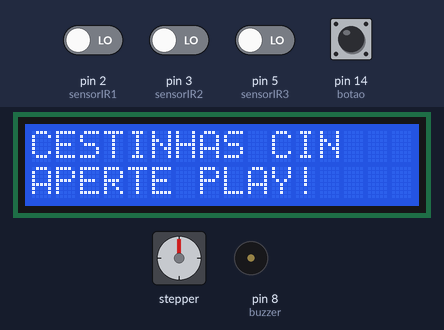
Bench run of a sketch on a simulated Arduino Uno, built with avr-gcc and run on an emulated ATmega328P. Parts: stepper motor, 16×2 character LCD, buzzer (waves = sounding, pin HIGH). Wiring (inferred from the names in the program): stepper motor (2048 steps per turn assumed): coils pin 4, pin 6, pin 9, pin 10. The inputs (shaded band) are chosen by the test bench; at power-on: pin 14 (botao) HIGH, pin 2 (sensorIR1), pin 3 (sensorIR2), pin 5 (sensorIR3) LOW. What the sketch prints to the serial monitor is not drawn.

Above: at 1.2 s.
1.3 s: pin 14 (botao) pulled LOW for 0.15 s
At 3.2 s:
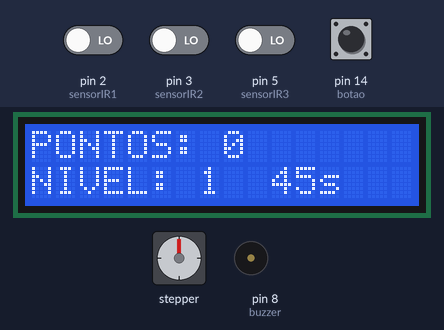
At 50.1 s:
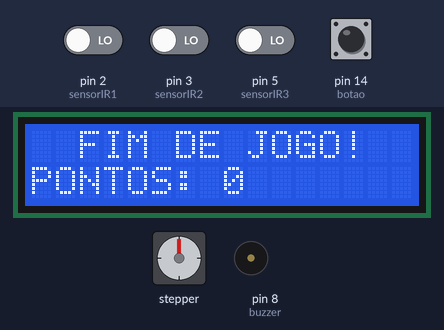
Timing chart, 0 to 50.8 s (numbered marks = the images above; inputs shaded):
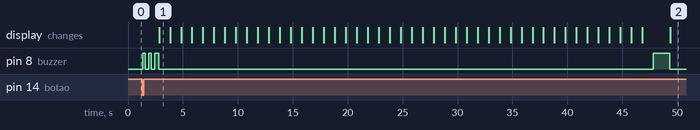

The sketch:

controle_cesta_contagem_pontos.ino
```cpp
#include <Wire.h>
#include <LiquidCrystal_I2C.h>
#include <EEPROM.h>

// DISPLAY LCD
LiquidCrystal_I2C lcd(0x27, 16, 2);


// ---------------- SENSOR E BUZZER ----------------
const int sensorIR1 = 2;
const int sensorIR2 = 3;
const int sensorIR3 = 5;
const int buzzer = 8;

const int botao = 14; // A0 no Arduino Uno


// ---------------- MOTOR DE PASSO ----------------
// Entradas da placa ULN2003

const int motorIN1 = 4;
const int motorIN2 = 6;
const int motorIN3 = 9;
const int motorIN4 = 10;


// Sequencia de meio passo do motor 28BYJ-48
const int sequencia[8][4] = {
  {1, 0, 0, 0},
  {1, 1, 0, 0},
  {0, 1, 0, 0},
  {0, 1, 1, 0},
  {0, 0, 1, 0},
  {0, 0, 1, 1},
  {0, 0, 0, 1},
  {1, 0, 0, 1}
};


// Aproximadamente 4096 meios passos por volta
const int passosPorVolta = 4096;

// Limites angulares
const int limiteNivel2 = 341;
const int limiteNivel3 = 512;

int indicePasso = 0;

long posicaoMotor = 0;
long alvoMotor = 0;

int sentidoMotor = 1;

unsigned long ultimoPasso = 0;
const unsigned long intervaloPasso = 3;


// ---------------- VARIAVEIS DO JOGO ----------------

int pontos = 0;
int nivel = 1;

int estadoBotaoAnterior = HIGH;
int ultimaLeituraBotao = HIGH;

unsigned long ultimoTempoDebounce = 0;
const unsigned long tempoDebounce = 50;

unsigned long tempoInicio = 0;
unsigned long ultimoSegundo = 0;

bool jogoAtivo = false;
bool jogoFinalizado = false;
bool telaHighScore = false;

bool podeContarPonto = true;


// ---------------- RECORDES ----------------

const int enderecoRecorde = 0;

int recorde = 0;


// ---------------- SOM DO JOGO ----------------

void bip(int duracao) {
  digitalWrite(buzzer, HIGH);
  delay(duracao);
  digitalWrite(buzzer, LOW);
}

void somInicioJogo() {
  bip(200);
  delay(350);

  bip(200);
  delay(350);

  bip(350);
}

void somPonto() {
  bip(100);
}

void somSubidaNivel() {
  bip(180);
  delay(150);
  bip(180);
}

void somFimJogo() {
  bip(1500);
}


// ---------------- CONTROLE DO MOTOR ----------------

// Aplica uma determinada etapa da sequencia
void aplicarPasso(int indice) {

  digitalWrite(motorIN1, sequencia[indice][0]);
  digitalWrite(motorIN2, sequencia[indice][1]);
  digitalWrite(motorIN3, sequencia[indice][2]);
  digitalWrite(motorIN4, sequencia[indice][3]);
}


// Desliga as quatro bobinas
void desligarMotor() {

  digitalWrite(motorIN1, LOW);
  digitalWrite(motorIN2, LOW);
  digitalWrite(motorIN3, LOW);
  digitalWrite(motorIN4, LOW);
}


// Define o limite angular de acordo com o nivel
void atualizarAlvoMotor() {

  if (nivel == 1) {
    alvoMotor = 0;
  }

  else if (nivel == 2) {

    if (sentidoMotor == 1) {
      alvoMotor = limiteNivel2;
    }
    else {
      alvoMotor = -limiteNivel2;
    }
  }

  else if (nivel == 3) {

    if (sentidoMotor == 1) {
      alvoMotor = limiteNivel3;
    }
    else {
      alvoMotor = -limiteNivel3;
    }
  }
}


// Controla o movimento lateral da cesta
void controlarMotor() {

  // No nivel 1, a cesta permanece centralizada
  if (nivel == 1) {

    alvoMotor = 0;

    if (posicaoMotor == 0) {
      desligarMotor();
      return;
    }
  }

  else {

    // Quando chega ao limite, inverte o sentido
    if (posicaoMotor == alvoMotor) {

      sentidoMotor = -sentidoMotor;

      atualizarAlvoMotor();
    }
  }


  // Verifica se chegou o momento de executar outro passo
  if (millis() - ultimoPasso >= intervaloPasso) {

    ultimoPasso = millis();

    // Movimento para a direita
    if (posicaoMotor < alvoMotor) {

      indicePasso++;

      if (indicePasso > 7) {
        indicePasso = 0;
      }

      posicaoMotor++;
    }

    // Movimento para a esquerda
    else if (posicaoMotor > alvoMotor) {

      indicePasso--;

      if (indicePasso < 0) {
        indicePasso = 7;
      }

      posicaoMotor--;
    }

    else {
      return;
    }

    aplicarPasso(indicePasso);
  }
}


// ---------------- DISPLAY LCD ----------------

// Inicializacao do display
void iniciarDisplay() {

  Wire.begin();

  lcd.init();
  lcd.backlight();

  telaInicial();
}


// Tela inicial
void telaInicial() {

  lcd.clear();

  lcd.setCursor(0, 0);
  lcd.print("CESTINHAS CIN");

  lcd.setCursor(0, 1);
  lcd.print("APERTE PLAY!");
}


// Atualizacao durante o jogo
void atualizarDisplay() {

  unsigned long tempoAtual = millis();

  int tempoRestante =
    45 - ((tempoAtual - tempoInicio) / 1000);

  lcd.clear();

  lcd.setCursor(0, 0);
  lcd.print("PONTOS: ");
  lcd.print(pontos);

  lcd.setCursor(0, 1);
  lcd.print("NIVEL: ");
  lcd.print(nivel);

  lcd.setCursor(10, 1);
  lcd.print(tempoRestante);
  lcd.print("s");
}


// Mostrar mudanca de nivel
void mostrarNovoNivel() {

  lcd.clear();

  lcd.setCursor(2, 0);
  lcd.print("NOVO NIVEL!");

  lcd.setCursor(3, 1);
  lcd.print("NIVEL ");
  lcd.print(nivel);

  delay(1000);

  atualizarDisplay();
}


// Tela final
void finalizarDisplay() {

  lcd.clear();

  lcd.setCursor(2, 0);
  lcd.print("FIM DE JOGO!");

  lcd.setCursor(0, 1);
  lcd.print("PONTOS: ");
  lcd.print(pontos);
}


// Tela de High Score
void mostrarHighScore() {

  lcd.clear();

  lcd.setCursor(0, 0);
  lcd.print("HIGH SCORE: ");
  lcd.print(recorde);

  lcd.setCursor(0, 1);
  lcd.print("JOGAR NOVAMENTE?");
}


// ---------------- INICIO DO JOGO -----------------

void iniciarJogo() {

  jogoFinalizado = false;
  telaHighScore = false;

  Serial.println("Preparando partida...");

  somInicioJogo();

  pontos = 0;
  nivel = 1;

  podeContarPonto =
    digitalRead(sensorIR1) == HIGH &&
    digitalRead(sensorIR2) == HIGH &&
    digitalRead(sensorIR3) == HIGH;

  tempoInicio = millis();
  ultimoSegundo = 0;

  sentidoMotor = 1;
  atualizarAlvoMotor();

  jogoAtivo = true;

  Serial.println("JOGO INICIADO!");
  Serial.println("Tempo: 45 segundos");

  atualizarDisplay();
}


// ---------------- FIM DO JOGO ----------------

void finalizarJogo() {

  jogoAtivo = false;
  jogoFinalizado = true;

  desligarMotor();

  // VERIFICAR E SALVAR NOVO RECORDE
  if (pontos > recorde) {

    recorde = pontos;

    EEPROM.put(enderecoRecorde, recorde);
  }

  somFimJogo();

  Serial.println();
  Serial.println("===== FIM DE JOGO =====");
  Serial.print("Pontuacao final: ");
  Serial.println(pontos);
  Serial.print("Recorde: ");
  Serial.println(recorde);
  Serial.println("=======================");

  finalizarDisplay();
}


// ---------------- CONFIGURACAO INICIAL ----------------

void setup() {

  Serial.begin(9600);

  pinMode(sensorIR1, INPUT);
  pinMode(sensorIR2, INPUT);
  pinMode(sensorIR3, INPUT);

  pinMode(buzzer, OUTPUT);
  pinMode(botao, INPUT_PULLUP);

  pinMode(motorIN1, OUTPUT);
  pinMode(motorIN2, OUTPUT);
  pinMode(motorIN3, OUTPUT);
  pinMode(motorIN4, OUTPUT);

  digitalWrite(buzzer, LOW);

  // CARREGAR RECORDE DA EEPROM
  EEPROM.get(enderecoRecorde, recorde);

  if (recorde < 0) {
    recorde = 0;
  }

  desligarMotor();

  iniciarDisplay();
}


// ---------------- LOOP PRINCIPAL ----------------

void loop() {

  // LEITURA DO BOTAO PLAY
  int leituraBotao = digitalRead(botao);

  // DEBOUNCE
  if (leituraBotao != ultimaLeituraBotao) {
    ultimoTempoDebounce = millis();
  }

  if (millis() - ultimoTempoDebounce > tempoDebounce) {

    if (leituraBotao != estadoBotaoAnterior) {

      estadoBotaoAnterior = leituraBotao;

      if (estadoBotaoAnterior == LOW) {

        if (jogoAtivo == false &&
            jogoFinalizado == false) {

          iniciarJogo();
        }

        else if (jogoFinalizado == true &&
                 telaHighScore == false) {

          telaHighScore = true;
          mostrarHighScore();
        }

        else if (jogoFinalizado == true &&
                 telaHighScore == true) {

          iniciarJogo();
        }
      }
    }
  }

  ultimaLeituraBotao = leituraBotao;


  // SE O JOGO ACABOU, NAO EXECUTA MAIS NADA
  if (jogoFinalizado) {
    return;
  }


  if (jogoAtivo == true) {

    unsigned long tempoAtual = millis();


    // VERIFICAR TEMPO DA PARTIDA
    if (tempoAtual - tempoInicio >= 45000) {

      finalizarJogo();
      return;
    }


    // ATUALIZAR CRONOMETRO
    unsigned long segundoAtual =
      (tempoAtual - tempoInicio) / 1000;

    if (segundoAtual != ultimoSegundo) {

      ultimoSegundo = segundoAtual;

      Serial.print("Tempo restante: ");
      Serial.print(45 - segundoAtual);
      Serial.println(" segundos");

      atualizarDisplay();
    }


    // LEITURA DOS TRES SENSORES IR
    int leitura1 = digitalRead(sensorIR1);
    int leitura2 = digitalRead(sensorIR2);
    int leitura3 = digitalRead(sensorIR3);


    // SENSOR DO MEIO E PELO MENOS UM LATERAL DEVEM DETECTAR
    if (podeContarPonto == true &&
        leitura2 == LOW &&
        (leitura1 == LOW || leitura3 == LOW)) {

      podeContarPonto = false;

      pontos++;

      Serial.print("CESTA! Pontos: ");
      Serial.println(pontos);

      somPonto();

      atualizarDisplay();


      // SUBIDA PARA O NIVEL 2
      if (pontos == 10) {

        nivel = 2;

        sentidoMotor = 1;
        atualizarAlvoMotor();

        Serial.println("NIVEL 2!");

        somSubidaNivel();

        mostrarNovoNivel();
      }


      // SUBIDA PARA O NIVEL 3
      else if (pontos == 20) {

        nivel = 3;

        atualizarAlvoMotor();

        Serial.println("NIVEL 3!");

        somSubidaNivel();

        mostrarNovoNivel();
      }
    }


    // LIBERAR NOVA PONTUACAO QUANDO TODOS OS SENSORES ESTIVEREM LIVRES
    if (leitura1 == HIGH &&
        leitura2 == HIGH &&
        leitura3 == HIGH) {

      podeContarPonto = true;
    }


    // ATUALIZAR MOVIMENTACAO DO MOTOR
    controlarMotor();
  }
}
```

Measured:
- after the input at 1.3 s, pin 8 (buzzer): LOW → HIGH after 0.05 s, → LOW 0.20 s later, → HIGH 0.35 s later, → LOW 0.20 s later, … (8 changes in this stretch); the display: changes after 1.5 s (image 1)
- what the display in image 1 shows lasts 1.0 s, from 2.8 s to 3.8 s
